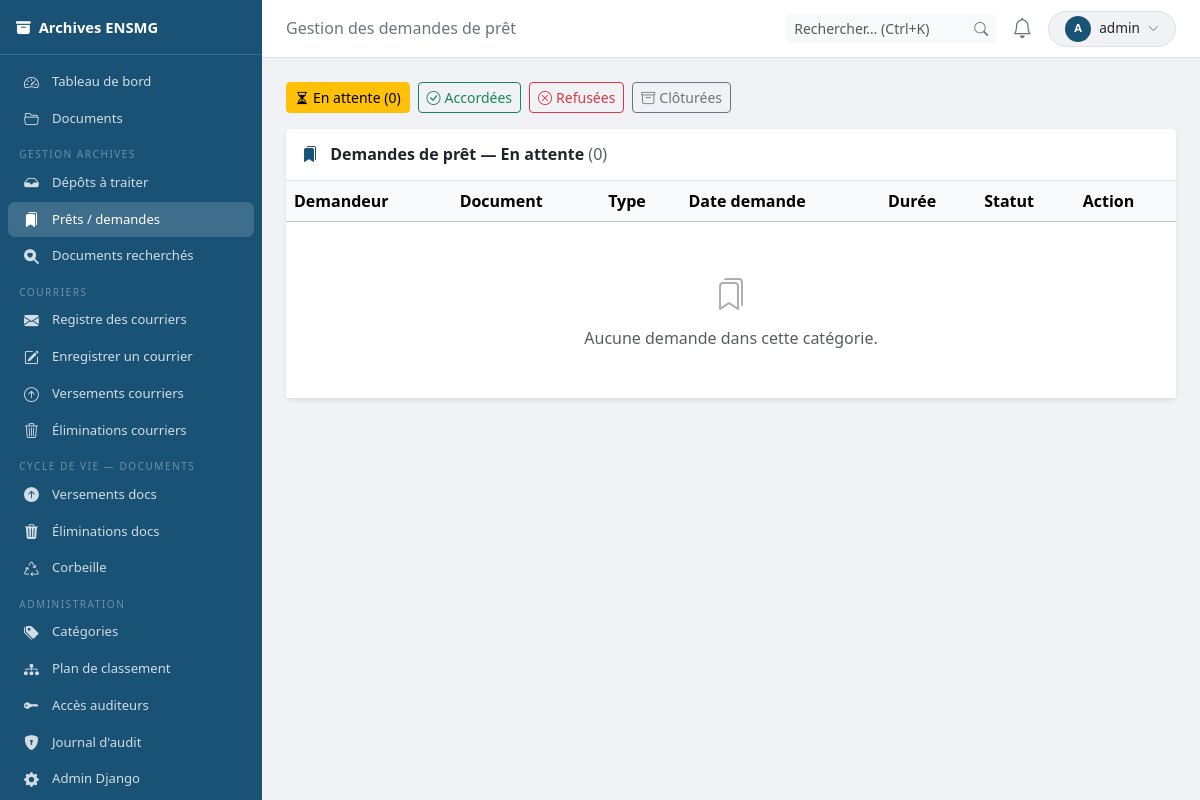
Before: /archiviste/prets/ (signed in) with the older database file.
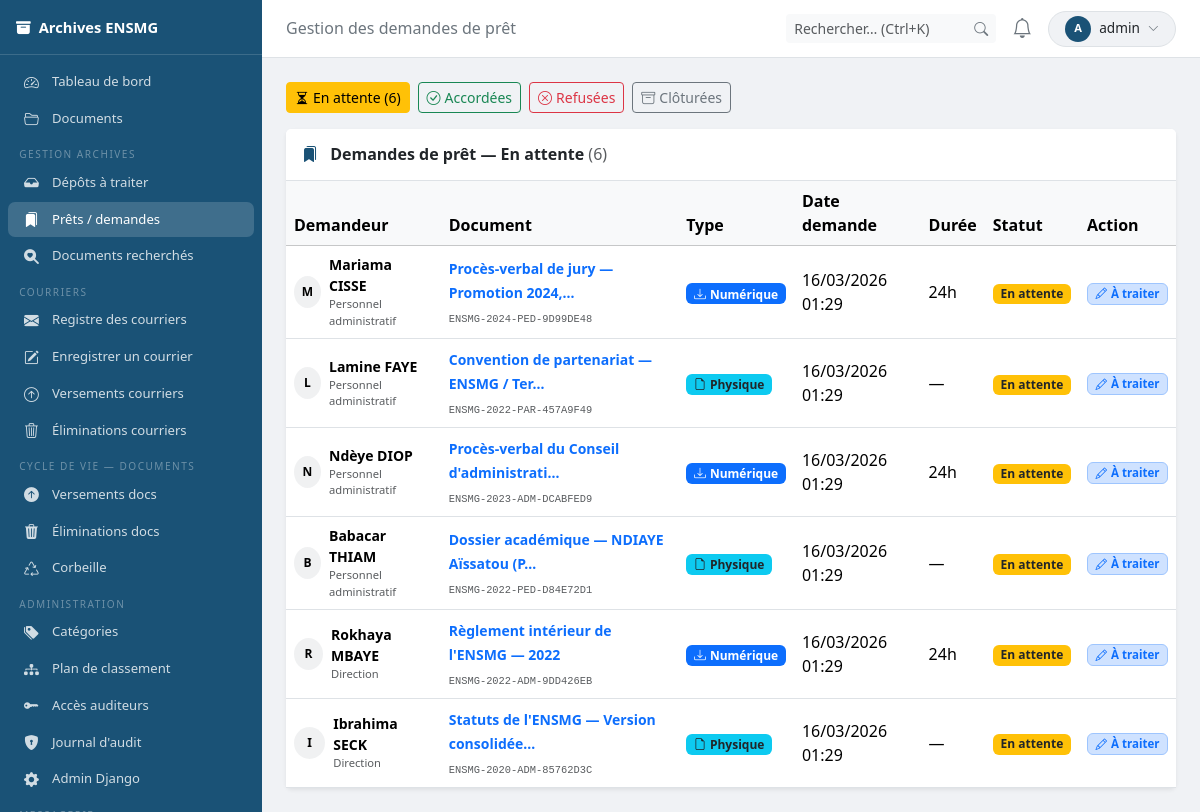
After: the same page with the newer database file.
### archives/models.py (models this page shows, shortened)
class DemandePret(models.Model):
    class TypeDemande(models.TextChoices):
        PHYSIQUE  = 'PHYSIQUE',  'Document physique (prêt avec bon)'
        NUMERIQUE = 'NUMERIQUE', 'Document numérique (accès temporaire 24h)'
    class Statut(models.TextChoices):
        EN_ATTENTE = 'EN_ATTENTE', 'En attente de traitement'
        ACCORDEE   = 'ACCORDEE',   'Accordée'
        REFUSEE    = 'REFUSEE',    'Refusée'
        CLOTUREE   = 'CLOTUREE',   'Clôturée'
    demandeur          = models.ForeignKey(settings.AUTH_USER_MODEL, on_delete=models.CASCADE, related_name='demandes_pret', verbose_name='Demandeur')
    document           = models.ForeignKey(Document, on_delete=models.CASCADE, related_name='demandes_pret', verbose_name='Document demandé')
    type_demande       = models.CharField(max_length=20, choices=TypeDemande.choices, verbose_name='Type de demande')
    motif              = models.TextField(verbose_name='Motif de la demande')
    statut             = models.CharField(max_length=20, choices=Statut.choices, default=Statut.EN_ATTENTE, verbose_name='Statut', db_index=True)
    date_demande       = models.DateTimeField(auto_now_add=True, verbose_name='Date de la demande')
    date_traitement    = models.DateTimeField(null=True, blank=True, verbose_name='Date de traitement')
    traite_par         = models.ForeignKey(settings.AUTH_USER_MODEL, null=True, blank=True, on_delete=models.SET_NULL, related_name='demandes_traitees', verbose_name='Traitée par')
    motif_refus        = models.TextField(blank=True, verbose_name='Motif du refus')
    duree_acces_heures = models.PositiveIntegerField(default=24, verbose_name="Durée d'accès (heures)", help_text='Pour les documents numériques uniquement. Défaut : 24h.')
    class Meta:
        verbose_name        = 'Demande de prêt / accès'
        verbose_name_plural = 'Demandes de prêt / accès'
        ordering            = ['-date_demande']

class Document(models.Model):
    class Statut(models.TextChoices):
        COURANT        = 'COURANT',        'Archive courante'
        INTERMEDIAIRE  = 'INTERMEDIAIRE',  'Archive intermédiaire'
        DEFINITIF      = 'DEFINITIF',      'Archive définitive'
        EN_VERSEMENT   = 'EN_VERSEMENT',   'En cours de versement'
        VERSE          = 'VERSE',          'Versé aux Archives nationales'
        EN_ELIMINATION = 'EN_ELIMINATION', "En cours d'élimination"
        ELIMINE        = 'ELIMINE',        'Éliminé'
    class Confidentialite(models.TextChoices):
        PUBLIC       = 'PUBLIC',       'Public'
        INTERNE      = 'INTERNE',      'Usage interne'
        CONFIDENTIEL = 'CONFIDENTIEL', 'Confidentiel'
        SECRET       = 'SECRET',       'Secret'
    class Support(models.TextChoices):
        NUMERIQUE = 'NUMERIQUE', 'Numérique'
        PAPIER    = 'PAPIER',    'Papier'
        MIXTE     = 'MIXTE',     'Mixte (papier + numérique)'
    class SortFinal(models.TextChoices):
        CONSERVATION = 'CONSERVATION', 'Conservation définitive'
        ELIMINATION  = 'ELIMINATION',  'Élimination'
        TRI          = 'TRI',          'Tri'
        EN_ATTENTE   = 'EN_ATTENTE',   'En attente de décision'
    identifiant = models.CharField(
        max_length=60, unique=True, editable=False,
        verbose_name='Identifiant unique',
        db_index=True,
        help_text='Format : ENSMG-AAAA-CODE-XXXXXXXX',
    )
    titre              = models.CharField(max_length=500, verbose_name='Titre')
    producteur         = models.CharField(max_length=200, verbose_name='Service producteur')
    date_creation      = models.DateField(verbose_name='Date de création du document')
    date_reception     = models.DateField(null=True, blank=True, verbose_name='Date de réception')
    date_enregistrement = models.DateTimeField(auto_now_add=True, verbose_name="Date d'enregistrement dans le système")
    description        = models.TextField(blank=True, verbose_name='Description / Résumé')
    mots_cles          = models.TextField(blank=True, verbose_name='Mots-clés', help_text='Séparés par des virgules')
    langue             = models.CharField(max_length=10, default='fr', verbose_name='Langue')
    categorie       = models.ForeignKey(CategorieDocument, on_delete=models.PROTECT, verbose_name='Catégorie documentaire')
    plan_classement = models.ForeignKey(PlanClassement, on_delete=models.PROTECT, verbose_name='Cote de classement')
    statut          = models.CharField(max_length=20, choices=Statut.choices, default=Statut.COURANT, verbose_name='Statut', db_index=True)
    confidentialite = models.CharField(max_length=20, choices=Confidentialite.choices, default=Confidentialite.INTERNE, verbose_name='Niveau de confidentialité')
    support         = models.CharField(max_length=10, choices=Support.choices, default=Support.NUMERIQUE, verbose_name='Support')
    fichier               = models.FileField(upload_to='archives/%Y/%m/', null=True, blank=True, verbose_name='Fichier numérique')
    nom_fichier_original  = models.CharField(max_length=255, blank=True, verbose_name='Nom du fichier original')
    taille_fichier        = models.BigIntegerField(null=True, blank=True, verbose_name='Taille (octets)')
    empreinte_sha256      = models.CharField(max_length=64, blank=True, verbose_name='Empreinte SHA-256', help_text="Garantie d'intégrité du fichier numérique")
    texte_extrait         = models.TextField(blank=True, verbose_name='Texte extrait (OCR / indexation plein texte)')
    localisation_physique = models.CharField(
        max_length=300, blank=True,
        verbose_name='Localisation physique',
        help_text='Ex : Bâtiment A, Salle 12, Étagère 3, Boîte 7',
    )
    tableau_gestion = models.ForeignKey(
        TableauGestion,
        null=True, blank=True,
        on_delete=models.SET_NULL,
        verbose_name='Tableau de gestion (DUA)',
    )
    date_fin_dua = models.DateField(
        null=True, blank=True,
        verbose_name='Date de fin de DUA',
        help_text='Calculée automatiquement à partir du tableau de gestion',
    )
    sort_final = models.CharField(
        max_length=20,
        choices=SortFinal.choices,
        default=SortFinal.EN_ATTENTE,
        verbose_name='Sort final',
    )
    cree_par = models.ForeignKey(
        settings.AUTH_USER_MODEL,
        on_delete=models.SET_NULL, null=True,
        related_name='documents_crees',
        verbose_name='Créé par',
    )
    modifie_par = models.ForeignKey(
        settings.AUTH_USER_MODEL,
        on_delete=models.SET_NULL, null=True,
        related_name='documents_modifies',
        verbose_name='Modifié par',
    )
    date_modification = models.DateTimeField(auto_now=True, verbose_name='Dernière modification')
    deleted_at = models.DateTimeField(
        null=True, blank=True,
        verbose_name='Mis en corbeille le',
        help_text='Si renseigné, le document est en corbeille (suppression logique). Purge automatique après 30 jours.',
    )
    class Meta:
        verbose_name        = "Document d'archives"
        verbose_name_plural = "Documents d'archives"
        ordering            = ['-date_enregistrement']
        permissions         = [
            ('can_eliminate',          'Peut déclencher une procédure d\'élimination'),
            ('can_verse',              'Peut effectuer un versement'),
            ('can_view_confidentiel',  'Peut consulter les documents confidentiels'),
            ('can_view_secret',        'Peut consulter les documents secrets'),
        ]

### users/models.py (models this page shows, shortened)
class CustomUser(AbstractUser):
    class Role(models.TextChoices):
        ADMIN       = 'ADMIN',      'Administrateur système'
        ARCHIVISTE  = 'ARCHIVISTE', 'Archiviste'
        DIRECTION   = 'DIRECTION',  'Direction'
        PERSONNEL   = 'PERSONNEL',  'Personnel administratif'
        ENSEIGNANT  = 'ENSEIGNANT', 'Enseignant-chercheur'
    role = models.CharField(
        max_length=20,
        choices=Role.choices,
        default=Role.PERSONNEL,
        verbose_name='Rôle',
    )
    departement = models.ForeignKey(
        Departement,
        null=True, blank=True,
        on_delete=models.SET_NULL,
        verbose_name='Département / Service',
        help_text='Service de rattachement de l\'utilisateur.',
    )
    telephone = models.CharField(
        max_length=30,
        blank=True,
        verbose_name='Téléphone',
    )
    class Meta:
        verbose_name        = 'Utilisateur'
        verbose_name_plural = 'Utilisateurs'
        ordering            = ['last_name', 'first_name']

### archives/views.py (the view)
# urls.py: path('archiviste/prets/', views.ArchivistePretsListView.as_view(), name='archiviste_prets'),
class ArchivistePretsListView(ArchiveMixin, ListView):
    template_name = 'archives/prets/list_archiviste.html'
    context_object_name = 'demandes'
    paginate_by = 20
    def dispatch(self, request, *args, **kwargs):
        if not request.user.is_authenticated:
            from django.conf import settings as djsettings
            return redirect(djsettings.LOGIN_URL)
        if not peut_gerer_prets(request.user):
            raise PermissionDenied
        return super().dispatch(request, *args, **kwargs)
    def get_queryset(self):
        statut = self.request.GET.get('statut', 'EN_ATTENTE')
        qs = DemandePret.objects.select_related('document', 'demandeur')
        if statut in ('EN_ATTENTE', 'ACCORDEE', 'REFUSEE', 'CLOTUREE'):
            qs = qs.filter(statut=statut)
        return qs.order_by('-date_demande')
    def get_context_data(self, **kwargs):
        ctx = super().get_context_data(**kwargs)
        ctx['statut_filtre'] = self.request.GET.get('statut', 'EN_ATTENTE')
        return ctx

### archives/permissions.py (called while the page is built)
def est_admin(user):
    return user.is_superuser or getattr(user, 'role', None) == CustomUser.Role.ADMIN

def est_archiviste(user):
    return getattr(user, 'role', None) == CustomUser.Role.ARCHIVISTE

def est_direction(user):
    return getattr(user, 'role', None) == CustomUser.Role.DIRECTION

def a_acces_gestion(user):
    return est_admin(user) or est_archiviste(user)

def peut_gerer_prets(user):
    return a_acces_gestion(user)

### archives/templates/archives/prets/list_archiviste.html (shortened to what the changed rows need)
{% extends "archives/base.html" %}
{% block content %}
<div class="d-flex justify-content-between align-items-center mb-3">
  <div class="d-flex gap-2 flex-wrap">
    <a href="?statut=EN_ATTENTE"
       class="btn btn-sm {% if statut_filtre == 'EN_ATTENTE' %}btn-warning{% else %}btn-outline-warning{% endif %}">
      <i class="bi bi-hourglass-split me-1"></i>En attente
      {% if statut_filtre == 'EN_ATTENTE' %}({{ page_obj.paginator.count }}){% endif %}
    </a>
    <a href="?statut=ACCORDEE"
       class="btn btn-sm {% if statut_filtre == 'ACCORDEE' %}btn-success{% else %}btn-outline-success{% endif %}">
      <i class="bi bi-check-circle me-1"></i>Accordées
    </a>
    <a href="?statut=REFUSEE"
       class="btn btn-sm {% if statut_filtre == 'REFUSEE' %}btn-danger{% else %}btn-outline-danger{% endif %}">
      <i class="bi bi-x-circle me-1"></i>Refusées
    </a>
    <a href="?statut=CLOTUREE"
       class="btn btn-sm {% if statut_filtre == 'CLOTUREE' %}btn-secondary{% else %}btn-outline-secondary{% endif %}">
      <i class="bi bi-archive me-1"></i>Clôturées
    </a>
  </div>
</div>
<div class="card border-0 shadow-sm">
  <div class="card-header bg-white border-bottom py-3">
    <h6 class="mb-0 fw-semibold">
      <i class="bi bi-bookmarks-fill me-2" style="color:#1a5276"></i>
      Demandes de prêt —
      {% if statut_filtre == 'EN_ATTENTE' %}En attente
      {% elif statut_filtre == 'ACCORDEE' %}Accordées
      {% elif statut_filtre == 'REFUSEE' %}Refusées
      {% elif statut_filtre == 'CLOTUREE' %}Clôturées
      {% else %}Toutes{% endif %}
      <span class="text-muted fw-normal">({{ page_obj.paginator.count }})</span>
    </h6>
  </div>
  <div class="card-body p-0">
    <div class="table-responsive">
      <table class="table table-hover align-middle mb-0">
        <thead class="table-light">
          <tr>
            <th>Demandeur</th>
            <th>Document</th>
            <th>Type</th>
            <th>Date demande</th>
            <th>Durée</th>
            <th>Statut</th>
            <th>Action</th>
          </tr>
        </thead>
        <tbody>
        {% for demande in demandes %}
        <tr class="clickable-row" data-href="{% url 'archives:archiviste_pret_detail' demande.pk %}"
            style="cursor:pointer">
          <td>
            <div class="d-flex align-items-center gap-2">
              <div class="rounded-circle bg-secondary bg-opacity-10 d-flex align-items-center justify-content-center"
                   style="width:32px;height:32px;font-size:.75rem;font-weight:600">
                {{ demande.demandeur.first_name|first|default:demande.demandeur.username|first|upper }}
              </div>
              <div>
                <div class="small fw-semibold">
                  {{ demande.demandeur.get_full_name|default:demande.demandeur.username }}
                </div>
                <div class="text-muted" style="font-size:.7rem">
                  {{ demande.demandeur.get_role_display|default:demande.demandeur.role }}
                </div>
              </div>
            </div>
          </td>
          <td>
            <a href="{% url 'archives:document_detail' demande.document.pk %}"
               class="text-decoration-none fw-semibold small">
              {{ demande.document.titre|truncatechars:40 }}
            </a>
            <br>
            <code class="text-muted" style="font-size:.65rem">{{ demande.document.identifiant }}</code>
          </td>
          <td>
            {% if demande.type_demande == 'PHYSIQUE' %}
              <span class="badge bg-info text-dark"><i class="bi bi-file-earmark me-1"></i>Physique</span>
            {% else %}
              <span class="badge bg-primary"><i class="bi bi-download me-1"></i>Numérique</span>
            {% endif %}
          </td>
          <td>{{ demande.date_demande|date:"d/m/Y H:i" }}</td>
          <td>
            {% if demande.type_demande == 'NUMERIQUE' %}
              {{ demande.duree_acces_heures|default:"24" }}h
            {% else %}
              —
            {% endif %}
          </td>
          <td>
            {% if demande.statut == 'EN_ATTENTE' %}
              <span class="badge bg-warning text-dark">En attente</span>
            {% elif demande.statut == 'ACCORDEE' %}
              <span class="badge bg-success">Accordée</span>
            {% elif demande.statut == 'REFUSEE' %}
              <span class="badge bg-danger">Refusée</span>
            {% else %}
              <span class="badge bg-secondary">Clôturée</span>
            {% endif %}
          </td>
          <td>
            {% if demande.statut == 'EN_ATTENTE' %}
              <span class="badge bg-primary-subtle text-primary border border-primary-subtle" style="font-size:.72rem">
                <i class="bi bi-pencil me-1"></i>À traiter
              </span>
            {% else %}
              <i class="bi bi-eye text-secondary"></i>
            {% endif %}
          </td>
        </tr>
        {% empty %}
        <tr>
          <td colspan="7" class="text-center text-muted py-5">
            <i class="bi bi-bookmarks fs-2 d-block mb-2 opacity-50"></i>
            Aucune demande dans cette catégorie.
          </td>
        </tr>
        {% endfor %}
        </tbody>
      </table>
    </div>
  </div>
</div>
{% endblock %}

Changed rows visible on the page:
added DemandePret: demandeur.first_name|first "M", demandeur.get_full_name "Mariama CISSE", demandeur.role "Personnel administratif", document.titre "Procès-verbal de jury — Promotion 2024,…", document.identifiant "ENSMG-2024-PED-9D99DE48", type_demande "NUMERIQUE" (drawn), date_demande "16/03/2026 01:29", duree_acces_heures "24", statut "En attente"
added DemandePret: demandeur.first_name|first "L", demandeur.get_full_name "Lamine FAYE", demandeur.role "Personnel administratif", document.titre "Convention de partenariat — ENSMG / Ter…", document.identifiant "ENSMG-2022-PAR-457A9F49", type_demande "PHYSIQUE" (drawn), date_demande "16/03/2026 01:29", statut "En attente"
added DemandePret: demandeur.first_name|first "N", demandeur.get_full_name "Ndèye DIOP", demandeur.role "Personnel administratif", document.titre "Procès-verbal du Conseil d'administrati…", document.identifiant "ENSMG-2023-ADM-DCABFED9", type_demande "NUMERIQUE" (drawn), date_demande "16/03/2026 01:29", duree_acces_heures "24", statut "En attente"
added DemandePret: demandeur.first_name|first "B", demandeur.get_full_name "Babacar THIAM", demandeur.role "Personnel administratif", document.titre "Dossier académique — NDIAYE Aïssatou (P…", document.identifiant "ENSMG-2022-PED-D84E72D1", type_demande "PHYSIQUE" (drawn), date_demande "16/03/2026 01:29", statut "En attente"
added DemandePret: demandeur.first_name|first "R", demandeur.get_full_name "Rokhaya MBAYE", demandeur.role "Direction", document.titre "Règlement intérieur de l'ENSMG — 2022", document.identifiant "ENSMG-2022-ADM-9DD426EB", type_demande "NUMERIQUE" (drawn), date_demande "16/03/2026 01:29", duree_acces_heures "24", statut "En attente"
added DemandePret: demandeur.first_name|first "I", demandeur.get_full_name "Ibrahima SECK", demandeur.role "Direction", document.titre "Statuts de l'ENSMG — Version consolidée…", document.identifiant "ENSMG-2020-ADM-85762D3C", type_demande "PHYSIQUE" (drawn), date_demande "16/03/2026 01:29", statut "En attente"
Other visible differences:
{{ page_obj.paginator.count }}: "0" → "6"
text no longer shown: "Aucune demande dans cette catégorie."
